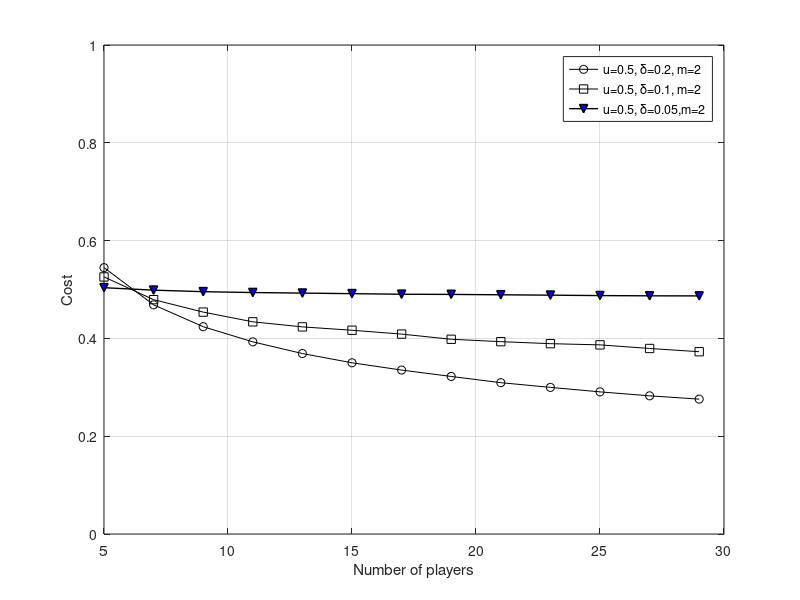

The MATLAB source for this figure:
%%
clf; %clear figures
clc; %clear command windows history;
clear all;

%% 
currentFolder = 'E:\yzw_thesis\body';
main_dir_name = strcat(currentFolder,'\bayesian_figures\');
if(1~=isdir(main_dir_name))
    mkdir(main_dir_name);
end

%% avariable 
N = 5:2:30; %user number
N = N.';
m = 2;  %benefit if contribution

c = zeros(length(N),1);   %cost of the contribution

%%
mu = 0.5;
delta = 0.2;
X = normrnd(mu,delta, 1000,1);
x = sort(X, 'ascend');
x_right = normcdf(x,mu,delta);

%% 
for k=1:length(N)
    y1 = 1- (1-binocdf(m,N(k)-1,x_right));
    diff = abs(y1 -x);
    minimum = min(diff);
    index = find(minimum==diff, 1, 'first');
    c(k) = x(index);
end
%%
%% the number of players and cost
x = N;
A = c';

%% %%%%%%%%%%%%%%%%%%%%%%%%%%%%%%%%%%%%%%%%%%%%%%%%
%%
mu = 0.5;
delta = 0.1;
X = normrnd(mu,delta, 1000,1);
x = sort(X, 'ascend');
y = normcdf(x,mu,delta);

%% 
for k=1:length(N)
    y1 = 1- (1-binocdf(m,N(k)-1,x_right));
    diff = abs(y1 -x);
    minimum = min(diff);
    index = find(minimum==diff, 1, 'first');
    c(k) = x(index);
end
%%
%% the number of players and cost
x = N;
A = [A;c'];

%% %%%%%%%%%%%%%%%%%%%%%%%%%%%%%%%%%%%%%%%%%%%%%%%%
%%
mu = 0.5;
delta = 0.01;
X = normrnd(mu,delta, 1000,1);
x = sort(X, 'ascend');
y = normcdf(x,mu,delta);

%% 
for k=1:length(N)
    y1 = 1- (1-binocdf(m,N(k)-1,x_right));
    diff = abs(y1 -x);
    minimum = min(diff);
    index = find(minimum==diff, 1, 'first');
    c(k) = x(index);
end
%%
%% the number of players and cost
x = N;
A = [A;c'];

%% Plot the figure
plot(x,A(1,:), '-ko',...
    x,A(2,:), '-ks', ...
    x,A(3,:), '-kv', 'LineWidth',1, 'MarkerSize',6, 'MarkerFace', 'b'...
    );
axis([min(x) max(x)+1 0 1]);
xlabel('Number of players');
ylabel('Cost');
grid on;
figure(1);
hold on;

legend('u=0.5, \delta=0.2, m=2', 'u=0.5, \delta=0.1, m=2 ', 'u=0.5, \delta=0.05,m=2');
%% %%%%%%%%%%%%%%%%%%%%%%%%%%%%%%%%%%%%%%%%%%%%%%%%


h1 = figure(1);

file_name = 'bayesian_normal_user_number_vs_contribute_probability';
% print(h1,'-dtiff','-r600',strcat(main_dir_name,file_name,'.tif'));
print(h1,'-deps',strcat(main_dir_name,file_name,'.eps'));
% print(h1,'-dpdf',strcat(main_dir_name,file_name,'.pdf'));
% saveTightFigure(h1, strcat(main_dir_name,file_name,'_tight','.pdf'));
